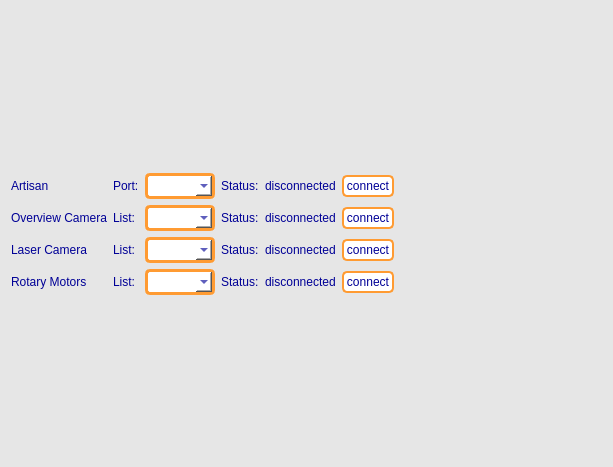
<?xml version="1.0" encoding="UTF-8"?>
<ui version="4.0">
 <class>Connections</class>
 <widget class="QWidget" name="Connections">
  <property name="geometry">
   <rect>
    <x>0</x>
    <y>0</y>
    <width>613</width>
    <height>467</height>
   </rect>
  </property>
  <property name="windowTitle">
   <string>Connection Status</string>
  </property>
  <property name="styleSheet">
   <string notr="true">QWidget{
background-color: rgb(230,230,230);

}

QPushButton {
	background-color: rgb(255,255,255);  /* Background color */
    color: rgb(0, 0, 150);  /* Text color */
    border: 2px solid rgb(255,155, 50);  /* Border color */
    border-radius: 5px;  /* Rounded edges */
	padding: 2px;
}

QPushButton:hover {
    background-color: rgb(245, 245, 255);  /* Background color when hovered */
	color: rgb(0, 0, 200);
    border-color:rgb(225, 105, 0);  /* Border color when hovered */
}

QPushButton:pressed {
   background-color: rgb(200,200, 210);  /* Background color when pressed */
	border: 3px solid rgb(205, 85, 0);
}
QPushButton:clicked {
   background-color: rgb(200, 200, 210);  /* Background color when pressed */
	border:  rgb(205, 85, 0);
}

QPushButton:checked {
    background-color: rgb(220,220, 220);
	border: 3px solid rgb(205, 105, 0);
	font-weight: bold;  /* Bold text */
}

QDoubleSpinBox:enabled{
background-color: rgb(255,255,255);
color: rgb(0, 0, 150);  /* Text color */
border: 1px solid rgb(255,255,255);  /* Border color */
border-radius: 1px;  /* Rounded edges */
padding : 2px;
}
QDoubleSpinBox:disabled{
color: rgb(0, 0, 200);  /* Text color */
border: 1px solid rgb(255,255,255);  /* Border color */
border-radius: 1px;  /* Rounded edges */
padding : 2px;
}

QSpinBox:enabled{
background-color: rgb(255,255,255);
color: rgb(0, 0, 150);  /* Text color */
border: 1px solid rgb(255,255,255);  /* Border color */
border-radius: 1px;  /* Rounded edges */
padding : 2px;
}
QSpinBox:disabled{
color: rgb(0, 0, 200);  /* Text color */
border: 1px solid rgb(255,255,255);  /* Border color */
border-radius: 1px;  /* Rounded edges */
padding : 2px;
}

QGroupBox{
color: rgb(0, 0, 150);  /* Text color */
font-weight: bold;  /* Bold text */
}

QLabel{
color: rgb(0, 0, 150);  /* Text color */
}

QPlainTextEdit{
background-color: rgb(255,255,255);
border-radius: 5px;  /* Rounded edges */
}

QLineEdit{
background-color: rgb(255,255,255);
color: rgb(0, 0, 150);  /* Text color */
border: 3px solid rgb(255,155,50);  /* Border color */
border-radius: 5px;  /* Rounded edges */
padding : 2px;
}

QComboBox{
background-color: rgb(255,255,255);
color: rgb(0, 0, 150);  /* Text color */
border: 3px solid rgb(255,155,50);  /* Border color */
border-radius: 5px;  /* Rounded edges */
padding : 2px;
}

QTabBar::tab {
    color: rgb(0, 0, 150); 
    border: 2px solid rgb(255,155,50);
    padding: 5px;
    border-top-left-radius: 5px;
    border-top-right-radius: 5px;
	min-width:80px;
}

QTabBar::tab:selected {
    color:rgb(0, 0, 150); 
    background-color: rgb(255, 255, 255); ;
    font-weight: bold;
	border: 3px solid rgb(235, 135, 30);
}

QTabBar::tab:hover {
    color: rgb(0, 0, 200); /* Slightly lighter orange */
	background-color: rgb(245, 245, 255); ;
}</string>
  </property>
  <layout class="QGridLayout" name="gridLayout">
   <item row="3" column="2">
    <widget class="QComboBox" name="laser_camera_select_comboBox"/>
   </item>
   <item row="3" column="3">
    <widget class="QLabel" name="laser_camera_status_label">
     <property name="text">
      <string>Status:</string>
     </property>
    </widget>
   </item>
   <item row="3" column="1">
    <widget class="QLabel" name="laser_camera_list_label">
     <property name="text">
      <string>List:</string>
     </property>
    </widget>
   </item>
   <item row="3" column="5">
    <widget class="QPushButton" name="laser_camera_connect_button">
     <property name="text">
      <string>connect</string>
     </property>
    </widget>
   </item>
   <item row="3" column="4">
    <widget class="QLabel" name="laser_camera_connect_label">
     <property name="text">
      <string>disconnected</string>
     </property>
    </widget>
   </item>
   <item row="2" column="4">
    <widget class="QLabel" name="overview_camera_connect_label">
     <property name="text">
      <string>disconnected</string>
     </property>
    </widget>
   </item>
   <item row="1" column="4">
    <widget class="QLabel" name="artisan_connect_label">
     <property name="text">
      <string>disconnected</string>
     </property>
    </widget>
   </item>
   <item row="1" column="1">
    <widget class="QLabel" name="artisan_port_label">
     <property name="text">
      <string>Port:</string>
     </property>
    </widget>
   </item>
   <item row="1" column="5">
    <widget class="QPushButton" name="artisan_connect_button">
     <property name="text">
      <string>connect</string>
     </property>
     <property name="checkable">
      <bool>true</bool>
     </property>
    </widget>
   </item>
   <item row="5" column="0">
    <spacer name="verticalSpacer">
     <property name="orientation">
      <enum>Qt::Vertical</enum>
     </property>
     <property name="sizeHint" stdset="0">
      <size>
       <width>20</width>
       <height>40</height>
      </size>
     </property>
    </spacer>
   </item>
   <item row="2" column="0">
    <widget class="QLabel" name="overview_camera_label">
     <property name="text">
      <string>Overview Camera</string>
     </property>
    </widget>
   </item>
   <item row="2" column="3">
    <widget class="QLabel" name="overview_camera_status_label">
     <property name="text">
      <string>Status:</string>
     </property>
    </widget>
   </item>
   <item row="1" column="6">
    <spacer name="horizontalSpacer">
     <property name="orientation">
      <enum>Qt::Horizontal</enum>
     </property>
     <property name="sizeHint" stdset="0">
      <size>
       <width>40</width>
       <height>20</height>
      </size>
     </property>
    </spacer>
   </item>
   <item row="0" column="0">
    <spacer name="verticalSpacer_2">
     <property name="orientation">
      <enum>Qt::Vertical</enum>
     </property>
     <property name="sizeHint" stdset="0">
      <size>
       <width>20</width>
       <height>40</height>
      </size>
     </property>
    </spacer>
   </item>
   <item row="1" column="0">
    <widget class="QLabel" name="artisan_label">
     <property name="text">
      <string>Artisan</string>
     </property>
    </widget>
   </item>
   <item row="1" column="3">
    <widget class="QLabel" name="artisan_status_label">
     <property name="text">
      <string>Status:</string>
     </property>
    </widget>
   </item>
   <item row="2" column="5">
    <widget class="QPushButton" name="overview_camera_connect_button">
     <property name="text">
      <string>connect</string>
     </property>
    </widget>
   </item>
   <item row="2" column="2">
    <widget class="QComboBox" name="overview_camera_select_comboBox"/>
   </item>
   <item row="2" column="1">
    <widget class="QLabel" name="overview_camera_list_label">
     <property name="text">
      <string>List:</string>
     </property>
    </widget>
   </item>
   <item row="3" column="0">
    <widget class="QLabel" name="laser_camera_label">
     <property name="text">
      <string>Laser Camera</string>
     </property>
    </widget>
   </item>
   <item row="4" column="0">
    <widget class="QLabel" name="rot_mot_label">
     <property name="text">
      <string>Rotary Motors</string>
     </property>
    </widget>
   </item>
   <item row="4" column="1">
    <widget class="QLabel" name="rot_mot_list_label">
     <property name="text">
      <string>List:</string>
     </property>
    </widget>
   </item>
   <item row="1" column="2">
    <widget class="QComboBox" name="artisan_port_combobox"/>
   </item>
   <item row="4" column="2">
    <widget class="QComboBox" name="rot_mot_port_combobox"/>
   </item>
   <item row="4" column="3">
    <widget class="QLabel" name="rot_mot_status_label">
     <property name="text">
      <string>Status:</string>
     </property>
    </widget>
   </item>
   <item row="4" column="4">
    <widget class="QLabel" name="rot_mot_connect_label">
     <property name="text">
      <string>disconnected</string>
     </property>
    </widget>
   </item>
   <item row="4" column="5">
    <widget class="QPushButton" name="rot_mot_connect_button">
     <property name="text">
      <string>connect</string>
     </property>
    </widget>
   </item>
  </layout>
 </widget>
 <resources/>
 <connections/>
</ui>
